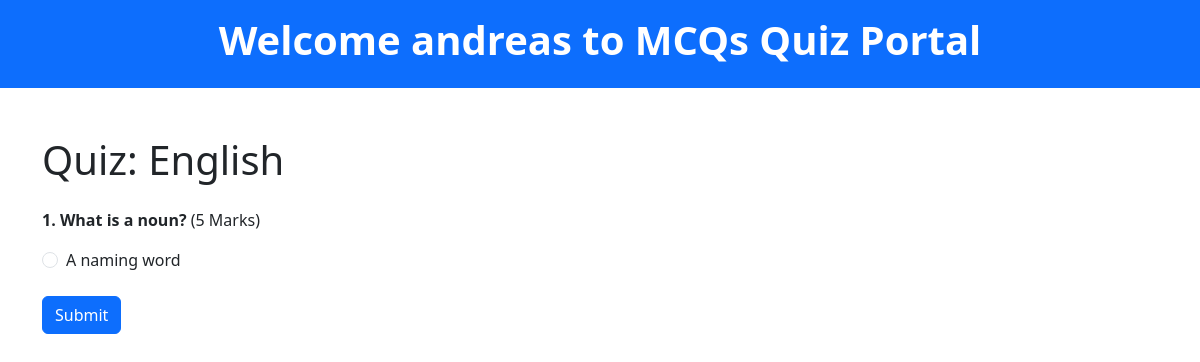
Screenshot of /quiz/2/ (signed in) with the database file from the repository.
### quiz/models.py (models this page shows, shortened)
class Category(models.Model):
    name = models.CharField(max_length=100)
    total_marks = models.PositiveIntegerField(default=0)

class Question(models.Model):
    category = models.ForeignKey(Category, on_delete=models.CASCADE, related_name='questions')
    question_text = models.TextField()
    marks = models.PositiveIntegerField(default=1)

class Answer(models.Model):
    question = models.ForeignKey(Question, on_delete=models.CASCADE, related_name='answers')
    answer_text = models.CharField(max_length=200)
    is_correct = models.BooleanField(default=False)

### quiz/views.py (the view)
# urls.py: path('', include('quiz.urls')),
def quiz(request, category_id):
    category = Category.objects.get(id=category_id)
    questions = category.questions.all()
    return render(request, 'quiz/quiz.html', {'category': category, 'questions': questions})

### quiz/templates/quiz/quiz.html (shortened to what this page needs)
<!DOCTYPE html>
<html lang="en">
<head>
    <link href="https://cdn.jsdelivr.net/npm/bootstrap@5.3.3/dist/css/bootstrap.min.css" rel="stylesheet">
</head>
<body>
        <header class="bg-primary text-white text-center py-3">
            <h1 class="fw-bold">Welcome {{user}} to MCQs Quiz Portal</h1>
        </header>
    <div class="container mt-5">
        <h1 class="mb-4">Quiz: {{ category.name }}</h1>
        <form method="post" action="{% url 'submit_quiz' category.id %}">
            {% for question in questions %}
            <div class="mb-4">
                <p><strong>{{ forloop.counter }}. {{ question.question_text }}</strong> ({{ question.marks }} Marks)</p>
                {% for answer in question.answers.all %}
                <div class="form-check">
                    <input type="radio" class="form-check-input" name="question_{{ question.id }}" value="{{ answer.id }}" id="answer_{{ answer.id }}">
                    <label class="form-check-label" for="answer_{{ answer.id }}">{{ answer.answer_text }}</label>
                </div>
                {% endfor %}
            </div>
            {% endfor %}
            <button type="submit" class="btn btn-primary">Submit</button>
        </form>
    </div>
</body>
</html>

### rows the page displays
Category: name "English"
Question: question_text "What is a noun?", marks "5"
Answer: answer_text "A naming word"

### other values shown
{{ user }} "andreas"
